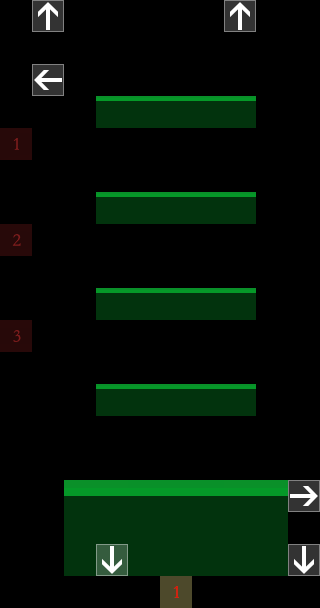

This game map was drawn from its Tiled (.tmx) file and the tilesets committed beside it. A one-line description and the full map source follow:
An orthogonal 10x19 tile map with 32x32 px tiles, 3 tile layers (ele_bg, collision, notation), 2 tilesets.

<map version="1.2" tiledversion="1.2.4" orientation="orthogonal" renderorder="left-down" width="10" height="19" tilewidth="32" tileheight="32" infinite="0" nextlayerid="7" nextobjectid="1">
 <tileset firstgid="1" source="meta.tsx" />
 <tileset firstgid="226" source="ele_base.tsx" />
 <layer id="4" name="ele_bg" width="10" height="19">
  <data encoding="csv">
227,0,0,0,226,226,226,0,0,0,
227,0,0,0,226,226,226,0,0,0,
227,0,0,0,226,226,226,0,0,0,
227,226,226,226,0,0,0,226,226,226,
227,226,226,226,0,0,0,226,226,226,
227,226,226,226,0,0,0,226,226,226,
227,0,0,0,226,226,226,0,0,0,
227,0,0,0,226,226,226,0,0,0,
227,0,0,0,226,226,226,0,0,0,
227,226,226,226,0,0,0,226,226,226,
227,226,226,226,0,0,0,226,226,226,
227,226,226,226,0,0,0,226,226,226,
227,0,0,0,226,226,226,0,0,0,
227,0,0,0,226,226,226,0,0,0,
227,0,0,0,226,226,226,0,0,0,
227,226,226,226,0,0,0,226,226,226,
227,226,226,226,0,0,0,226,226,226,
227,226,226,226,0,0,0,226,226,226,
227,227,227,227,227,227,227,227,227,227
</data>
 </layer>
 <layer id="5" name="collision" width="10" height="19">
  <data encoding="csv">
0,0,0,0,0,0,0,0,0,0,
0,0,0,0,0,0,0,0,0,0,
0,0,0,0,0,0,0,0,0,0,
0,0,0,20,20,20,20,20,0,0,
0,0,0,0,0,0,0,0,0,0,
0,0,0,0,0,0,0,0,0,0,
0,0,0,20,20,20,20,20,0,0,
0,0,0,0,0,0,0,0,0,0,
0,0,0,0,0,0,0,0,0,0,
0,0,0,20,20,20,20,20,0,0,
0,0,0,0,0,0,0,0,0,0,
0,0,0,0,0,0,0,0,0,0,
0,0,0,20,20,20,20,20,0,0,
0,0,0,0,0,0,0,0,0,0,
0,0,0,0,0,0,0,0,0,0,
0,0,22,22,22,22,22,22,22,0,
0,0,25,25,25,25,25,25,25,0,
0,0,25,25,25,25,25,25,25,0,
0,0,0,0,0,0,0,0,0,0
</data>
 </layer>
 <layer id="6" name="notation" width="10" height="19">
  <data encoding="csv">
0,47,0,0,0,0,0,47,0,0,
0,0,0,0,0,0,0,0,0,0,
0,49,0,0,0,0,0,0,0,0,
0,0,0,0,0,0,0,0,0,0,
242,0,0,0,0,0,0,0,0,0,
0,0,0,0,0,0,0,0,0,0,
0,0,0,0,0,0,0,0,0,0,
243,0,0,0,0,0,0,0,0,0,
0,0,0,0,0,0,0,0,0,0,
0,0,0,0,0,0,0,0,0,0,
244,0,0,0,0,0,0,0,0,0,
0,0,0,0,0,0,0,0,0,0,
0,0,0,0,0,0,0,0,0,0,
0,0,0,0,0,0,0,0,0,0,
0,0,0,0,0,0,0,0,0,0,
0,0,0,0,0,0,0,0,0,50,
0,0,0,0,0,0,0,0,0,0,
0,0,0,48,0,0,0,0,0,48,
0,0,0,0,0,234,0,0,0,0
</data>
 </layer>
</map>
